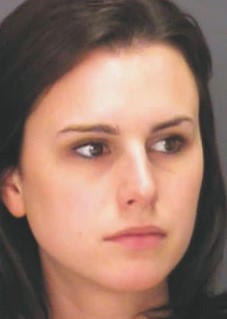
#> input picture Session 2/more_right.jpg, 227 x 319 px
$ python eye_gaze_from_image.py
#> lines starting #> are read from the running program, lines starting #| are printed output that depends on the picture; after the words box and inside, x2 and y2 are one past the last pixel; in counts of white or black regions, pixels touching at a corner belong together
import cv2
import numpy as np

# Load the Haar Cascade classifier for eye detection
eye_cascade = cv2.CascadeClassifier('haarcascade_eye.xml')

# Load the image to be processed
img = cv2.imread('more_right.jpg')
#> img is the input picture: shape (319, 227, 3); mean B, G, R 103.2, 117.9, 152.4

# Convert the image to grayscale
gray = cv2.cvtColor(img, cv2.COLOR_BGR2GRAY)
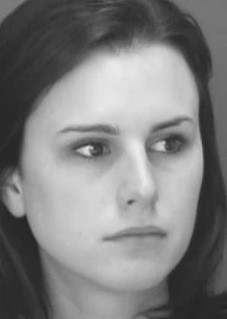
#> gray: shape (319, 227); min 34, max 239, mean 126.6

# Detect eyes in the image
eyes = eye_cascade.detectMultiScale(gray, 1.3, 5)
#> eyes = [[117, 191, 26, 26], [142, 118, 49, 49], [61, 122, 54, 54]]

# Iterate through the detected eyes
for (x,y,w,h) in eyes:
    # Estimate the gaze direction
    eye_center = (x + w//2, y + h//2)
    gaze_direction = np.arctan2(eye_center[0] - img.shape[1]//2, eye_center[1] - img.shape[0]//2)

    # Draw the gaze direction on the image
    cv2.arrowedLine(img, tuple(eye_center), (img.shape[1]//2, img.shape[0]//2), (0,0,255), 2)
#> this loop made 3 passes
#> (x, y, w, h, eye_center, gaze_direction) on passes 1 to 3: (117, 191, 26, 26, (130, 204), 0.361), (142, 118, 49, 49, (166, 142), 1.88), (61, 122, 54, 54, (88, 149), -1.95)
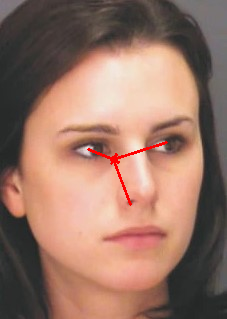
#> img: shape (319, 227, 3); 0.55% of pixels changed, all inside (x1, y1, x2, y2) = (87, 141, 168, 206)

# Display the image
cv2.imshow('image', img)
cv2.moveWindow('image', 1000,800)
cv2.waitKey(0)
cv2.destroyAllWindows()

$ run again, with Session 2/eyeGaze.jpg copied over Session 2/more_right.jpg
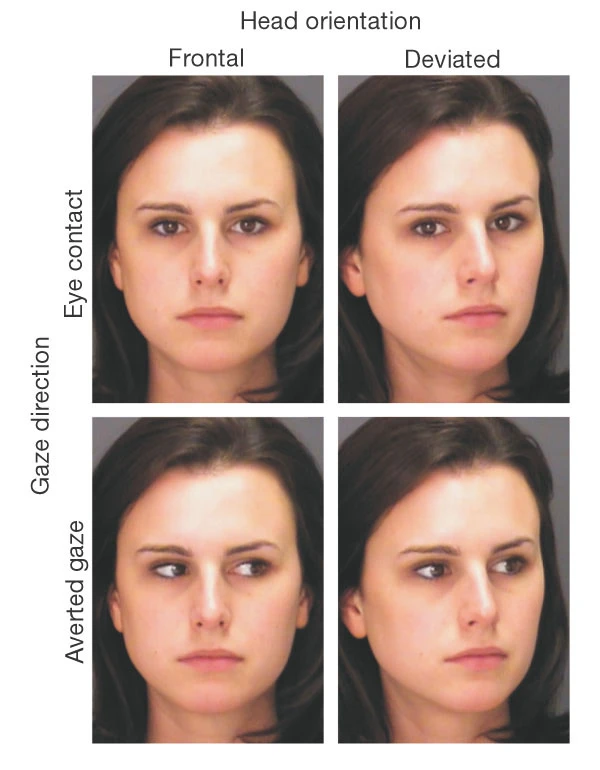
#> input picture Session 2/eyeGaze.jpg, 600 x 770 px
#> img is the input picture: shape (770, 600, 3); mean B, G, R 152.7, 162.1, 184.1
#> `gray = cv2.cvtColor(img, cv2.COLOR_BGR2GRAY)`:
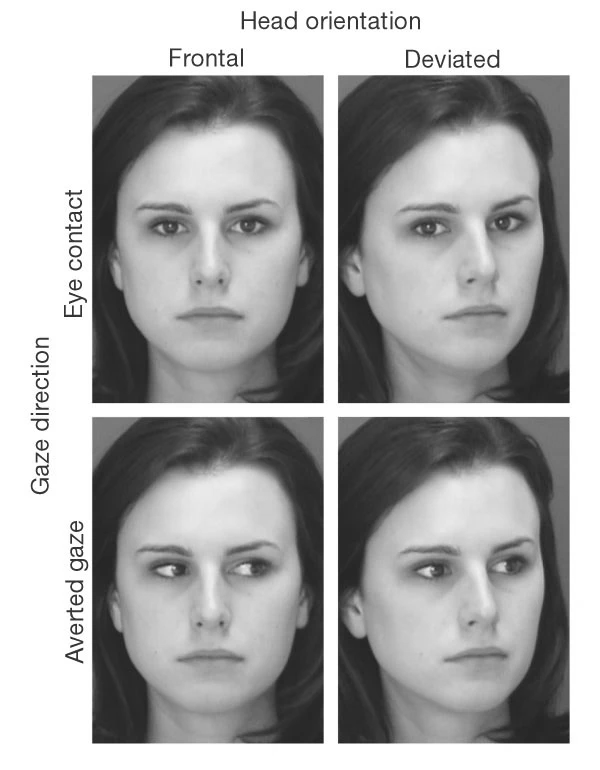
#> gray: shape (770, 600); min 30, max 255, mean 167.6
#> eyes = [[484, 200, 45, 45], [142, 204, 47, 47], [223, 202, 48, 48], [402, 204, 48, 48], [403, 543, 53, 53], [483, 539, 50, 50], [138, 540, 56, 56], [222, 540, 54, 54]]
#> the loop `for (x,y,w,h) in eyes:` made 8 passes
#> (x, y, w, h, eye_center, gaze_direction) on passes 1 to 8: (484, 200, 45, 45, (506, 222), 2.24), (142, 204, 47, 47, (165, 227), -2.43), (223, 202, 48, 48, (247, 226), -2.82), (402, 204, 48, 48, (426, 228), 2.47), (403, 543, 53, 53, (429, 569), 0.611), (483, 539, 50, 50, (508, 564), 0.86), (138, 540, 56, 56, (166, 568), -0.632), (222, 540, 54, 54, (249, 567), -0.273)
#> after the loop `for (x,y,w,h) in eyes:`:
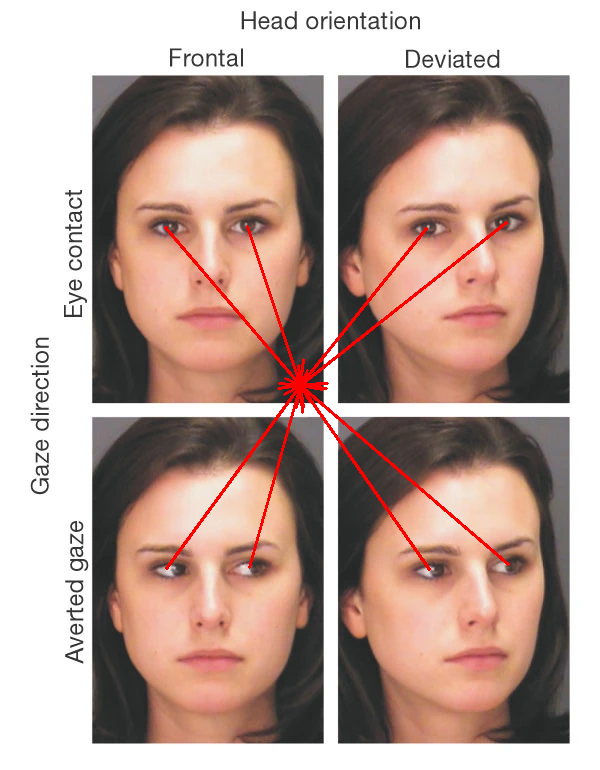
#> img: shape (770, 600, 3); 1.31% of pixels changed, all inside (x1, y1, x2, y2) = (164, 221, 510, 571)

$ run again, with Session 2/front.jpg copied over Session 2/more_right.jpg
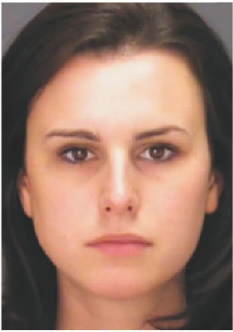
#> input picture Session 2/front.jpg, 233 x 332 px
#> img is the input picture: shape (332, 233, 3); mean B, G, R 104.1, 118.9, 151.4
#> `gray = cv2.cvtColor(img, cv2.COLOR_BGR2GRAY)`:
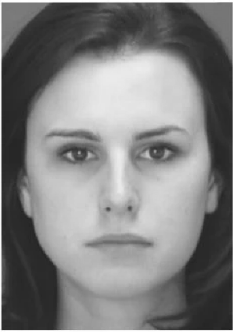
#> gray: shape (332, 233); min 31, max 255, mean 126.9
#> eyes = [[132, 128, 48, 48], [50, 130, 47, 47]]
#> the loop `for (x,y,w,h) in eyes:` made 2 passes
#> (x, y, w, h, eye_center, gaze_direction) on passes 1 to 2: (132, 128, 48, 48, (156, 152), 1.91), (50, 130, 47, 47, (73, 153), -1.86)
#> after the loop `for (x,y,w,h) in eyes:`:
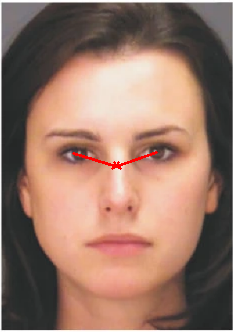
#> img: shape (332, 233, 3); 0.36% of pixels changed, all inside (x1, y1, x2, y2) = (72, 151, 158, 170)
